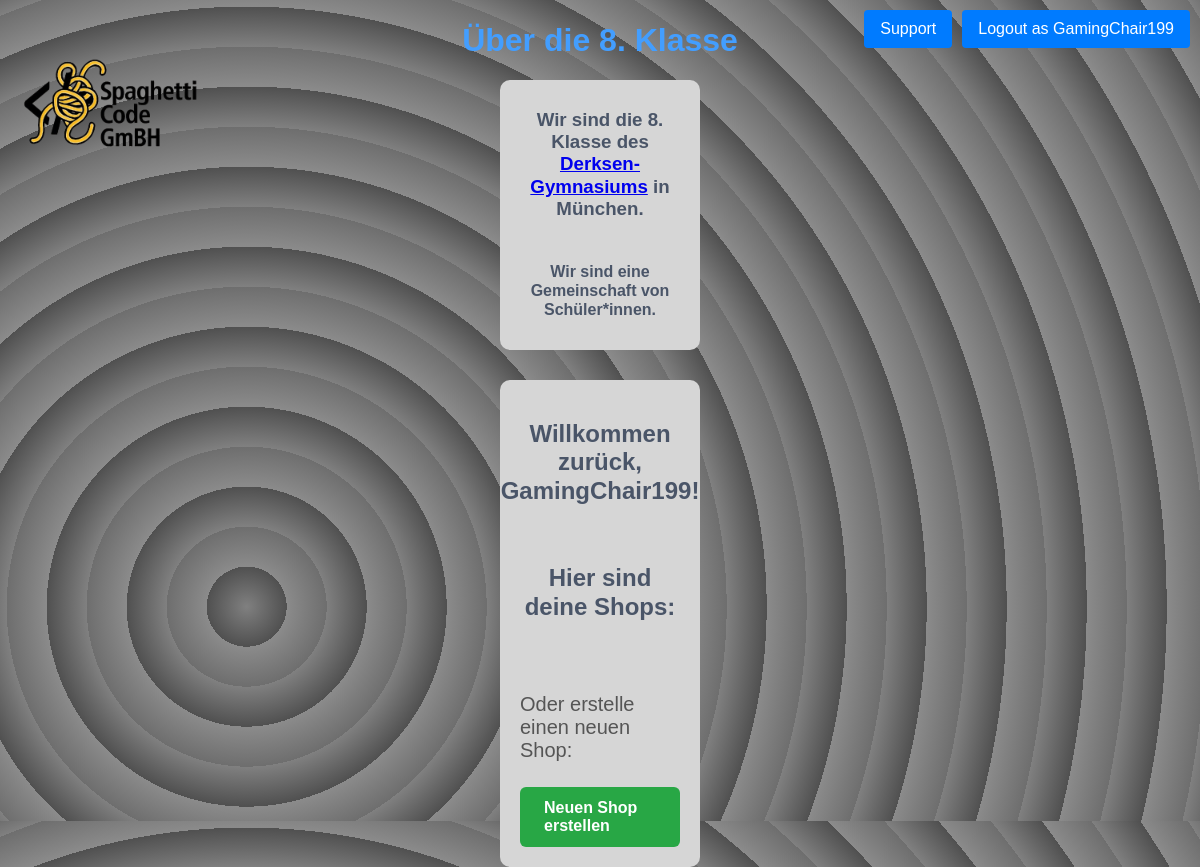
Page / (signed in) on the earlier database version.
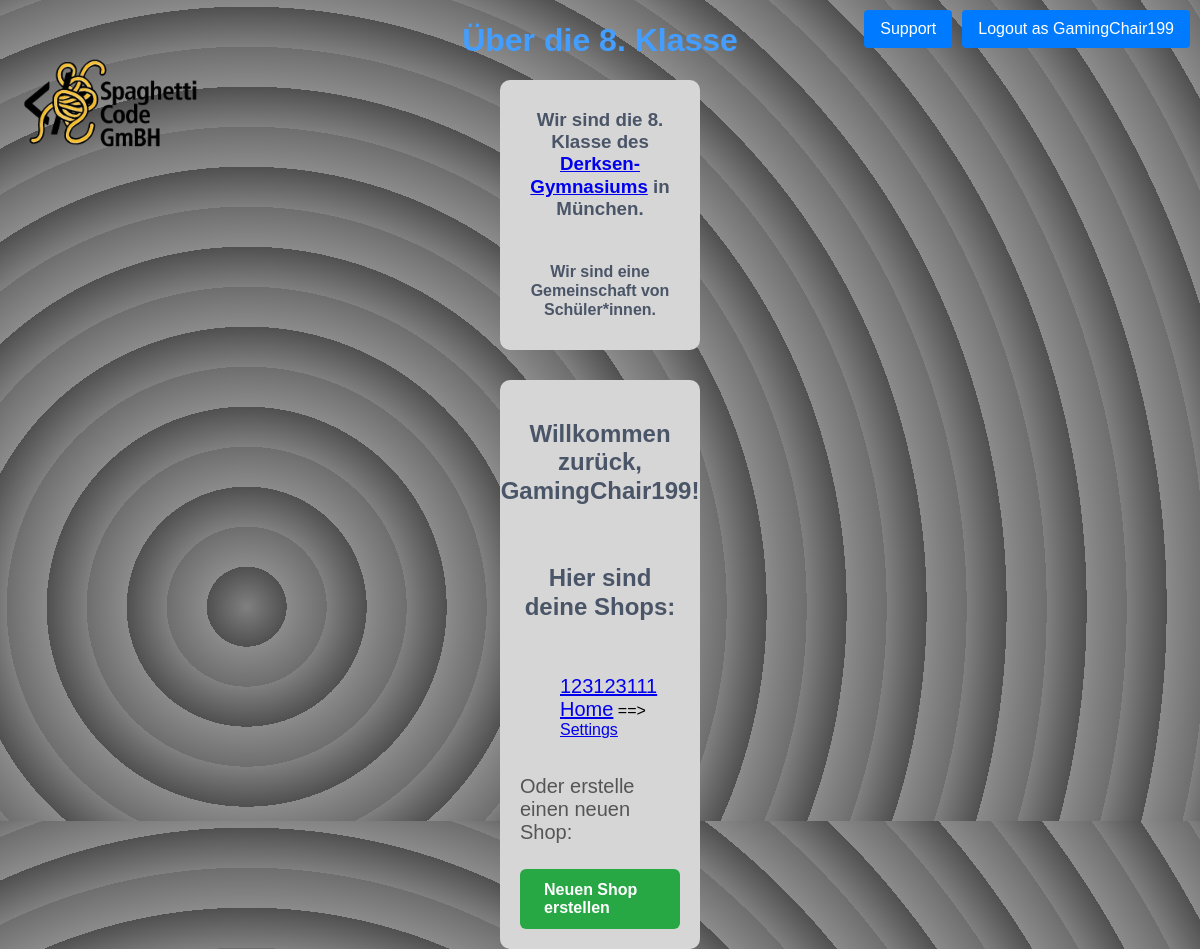
Same page on the later database version.
### main/models.py (models this page shows, shortened)
class Shop(models.Model):
    name = models.CharField(max_length=50)
    sellers = models.ManyToManyField(User)

### main/views.py (the view)
# urls.py: path("", index, name="index"),
def index(request):
    log(f"{request.user.username} accessed {request.META.get('HTTP_REFERER', '/')} page")
    shops = Shop.objects.all()
    user_shops = Shop.objects.filter(sellers=request.user) if request.user.is_authenticated else []
    shops_with_marker = []
    for shop in shops:
        name = shop.name
        if request.user.is_superuser and request.user not in shop.sellers.all():
            name += " *"
        shops_with_marker.append({'shop': shop, 'display_name': name})
    context = {
        'shops': shops,
        'user_shops': user_shops,
        'marker_shops': shops_with_marker,
    }
    return render(request, 'index.html', context)

### main/log.py (called while the page is built, shortened)
def log(message, level=0):
    info = None
    if level == 0:
        info = ('[Info] ' + message + ' --at-- ' + str(datetime.now()))
    elif level == 1:
        info = ('[Warning] ' + message + ' --at-- ' + str(datetime.now()))
    elif level == 2:
        info = ('[Error] ' + message + ' --at-- ' + str(datetime.now()))
    elif level == 3:
        info = ('[Critical Error] ' + message + ' --at-- ' + str(datetime.now()))
    os.makedirs('logs', exist_ok=True)
    with open('logs/log-' + str(dt.date.today()) + '.txt', 'a') as f:
        f.write(info + '\n')

### main/templates/index.html (shortened to what this page needs)
{% extends "base.html" %}
{% load static %}
{% block content %}
<div class="content-wrapper">
    <h1 style="text-align: center; color: #439effff;">Über die 8. Klasse</h1>
    <section style="display: flex; flex-direction: column; align-items: center; background-color:rgb(214, 214, 214); border-radius: 10px; padding: 10px; margin-left: 500px; margin-right: 500px">
        <h3 style="color: #4a5568;">Wir sind die 8. Klasse des <a href="https://www.derksen-gym.de/">Derksen-Gymnasiums</a> in München.</h3>
        <h4 style="color: #4a5568;">Wir sind eine Gemeinschaft von  Schüler*innen.</h4>
    </section>
    {% if user.is_authenticated %}
    <section style="display: flex; flex-direction: column; align-items: center; background-color:rgb(214, 214, 214); border-radius: 10px; padding: 20px; margin: 30px; margin-right: 500px; margin-left: 500px;">
        <h2 style="color: #4a5568;">Willkommen zurück, {{ user.username }}!</h2>
        <br>
        <h2 style="color: #4a5568;">Hier sind deine Shops:</h2>
        <ul>
            {% if user.is_superuser %}
            {% for shop in marker_shops %}
            <a style="font-size: 20px;" href="{% url 'Shop' shop.shop.id %}">{{ shop.display_name }} Home</a>   ==>   <a style="font-size: 20px;" href="{% url 'ShopSettings' shop.shop.id %}">Settings</a>
            <br>
            {% endfor %}
            {% else %}
            {% for shop in user_shops %}
                <br>
                <a style="font-size: 20px;" href="{% url 'Shop' shop.id %}">{{ shop.name }} Home</a>   ==>   <a href="{% url 'ShopSettings' shop.id %}">Settings</a>
            {% endfor %}
            {% endif %}
        </ul>
        <p style="font-size: 20px;" style="color: #4a5568;">Oder erstelle einen neuen Shop:</p>
        <div style="display: flex; justify-content: center; margin-top: 10px;">
            <a href="{% url 'createShop' %}"
               style="background-color: #28a745; color: white; padding: 12px 24px;
                      border-radius: 6px; text-decoration: none; font-size: 16px;
                      font-weight: bold; transition: background-color 0.3s ease;">
                Neuen Shop erstellen
            </a>
        </div>
    </section>
    {% endif %}
</div>
{% endblock %}

Differences in the rows shown:
added Shop: name "123123111"
